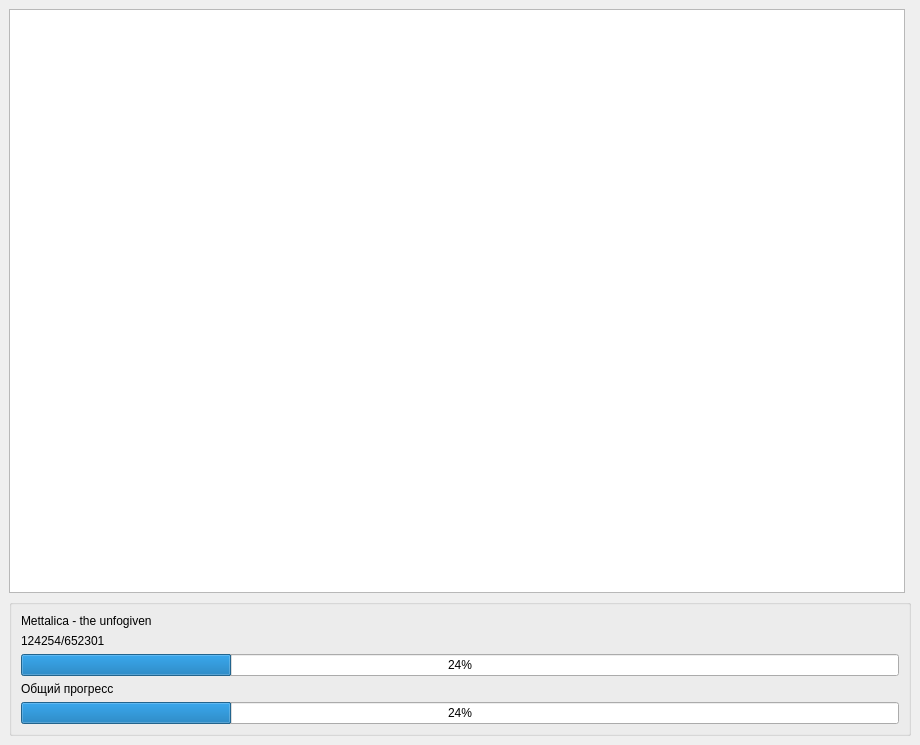
<?xml version="1.0" encoding="UTF-8"?>
<ui version="4.0">
 <class>DownloadQueue</class>
 <widget class="QMainWindow" name="DownloadQueue">
  <property name="geometry">
   <rect>
    <x>0</x>
    <y>0</y>
    <width>920</width>
    <height>745</height>
   </rect>
  </property>
  <property name="windowTitle">
   <string>MainWindow</string>
  </property>
  <property name="autoFillBackground">
   <bool>false</bool>
  </property>
  <widget class="QWidget" name="centralwidget">
   <layout class="QGridLayout" name="gridLayout_2">
    <item row="3" column="0" colspan="2">
     <widget class="QGroupBox" name="groupBox">
      <property name="title">
       <string/>
      </property>
      <layout class="QGridLayout" name="gridLayout">
       <item row="2" column="0">
        <widget class="QProgressBar" name="progressBar">
         <property name="value">
          <number>24</number>
         </property>
        </widget>
       </item>
       <item row="1" column="0">
        <widget class="QLabel" name="label">
         <property name="text">
          <string>124254/652301</string>
         </property>
        </widget>
       </item>
       <item row="0" column="0">
        <widget class="QLabel" name="label_2">
         <property name="text">
          <string>Mettalica - the unfogiven</string>
         </property>
        </widget>
       </item>
       <item row="4" column="0">
        <widget class="QProgressBar" name="progressBar_2">
         <property name="value">
          <number>24</number>
         </property>
        </widget>
       </item>
       <item row="3" column="0">
        <widget class="QLabel" name="label_3">
         <property name="text">
          <string>Общий прогресс</string>
         </property>
        </widget>
       </item>
      </layout>
     </widget>
    </item>
    <item row="0" column="0">
     <widget class="QListView" name="listView"/>
    </item>
   </layout>
  </widget>
  <widget class="QMenuBar" name="menubar">
   <property name="geometry">
    <rect>
     <x>0</x>
     <y>0</y>
     <width>920</width>
     <height>21</height>
    </rect>
   </property>
  </widget>
 </widget>
 <resources/>
 <connections/>
</ui>
